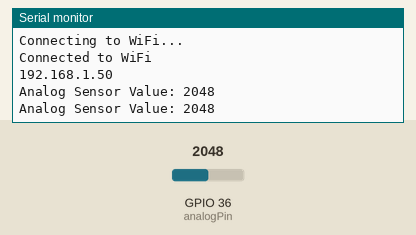
Recording of a sketch running on a simulated ESP32. Parts: the last lines printed to the serial monitor. Inputs (shaded band) come from the test bench; at power-on: GPIO 36 (analogPin) = 2048. WiFi joins after 1.5 s; servers stay silent unless stated.

Above: at 3.2 s.
3.3 s: GPIO 36 (analogPin) set to 2866
At 4.6 s:
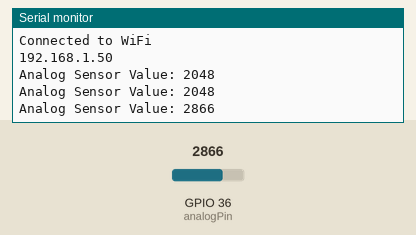
4.8 s: GPIO 36 (analogPin) set to 3603
At 5.8 s:
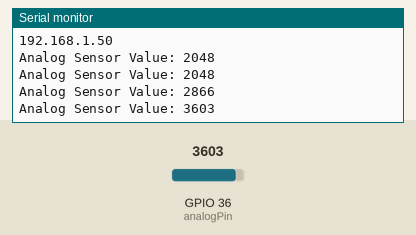
Timing chart, 0 to 7.8 s (numbered marks = the images above; inputs shaded):
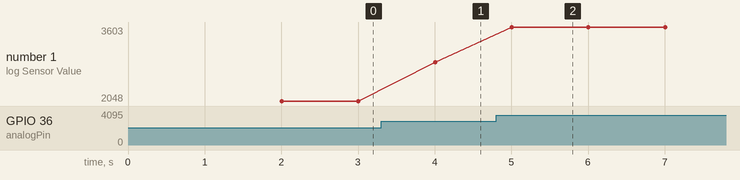

The sketch:

main.ino
```cpp
#include <WiFi.h>
#include <WebServer.h>

// Replace with your network credentials
const char* ssid = "Nader";
const char* password = "Nader2233";

WebServer server(80);

const int analogPin = 36; // D15 pin for analog reading

// HTML content
String htmlContent = R"rawliteral(
<!doctype html>
<html lang="en">
<head>
    <meta charset="UTF-8">
    <meta name="viewport"
          content="width=device-width, user-scalable=no, initial-scale=1.0, maximum-scale=1.0, minimum-scale=1.0">
    <meta http-equiv="X-UA-Compatible" content="ie=edge">
    <title>ESP32</title>
    <style>
        body {
            background-color: #1e1e1e;
            font-family: "JetBrains Mono", monospace;
            color: white;
            margin: 0;
            padding: 20px;
        }
        .container {
            display: flex;
            align-items: center;
            justify-content: center;
            margin-bottom: 20px;
        }
        .title {
            color: cornflowerblue;
            margin-right: 20px;
        }
        .Sensors {
            display: flex;
            flex-direction: column;
            align-items: center;
            margin-top: 20px;
        }
        .sensor-item {
            font-size: medium;
            border: 2px solid;
            border-radius: 8px;
            padding: 15px;
            margin: 10px 0;
            width: 300px;
            text-align: center;
            transition: transform 0.2s, box-shadow 0.2s;
        }
        .sensor-item:hover {
            transform: scale(1.05);
            box-shadow: 0 4px 12px rgba(0, 0, 0, 0.3);
        }
        .analog-sensor {
            color: #ed6464;
            background: rgba(237, 100, 100, 0.2);
            border-color: #ed6464;
        }
        .gas-sensor {
            color: #f0e68c;
            background: rgba(240, 230, 140, 0.2);
            border-color: #f0e68c;
        }
        .earthquake-sensor {
            color: #ffcc00;
            background: rgba(255, 204, 0, 0.2);
            border-color: #ffcc00;
        }
        .door-sensor {
            color: #66b3ff;
            background: rgba(102, 179, 255, 0.2);
            border-color: #66b3ff;
        }
        .input-sensor {
            background: rgba(255, 255, 255, 0.1);
            border: 2px solid #66b3ff;
            color: #fff;
            padding: 10px;
            width: 320px;
            text-align: center;
        }
        .input-sensor::placeholder {
            color: #b0c4de;
        }
        .send-button {
            background-color: cornflowerblue;
            color: white;
            border: none;
            border-radius: 5px;
            padding: 10px 15px;
            cursor: pointer;
            margin-top: 10px;
        }
        .send-button:hover {
            background-color: deepskyblue;
        }
        #Device {
            font-size: medium;
            border: 3px solid transparent;
            border-radius: 50px;
            background: linear-gradient(aliceblue, aliceblue) padding-box,
            linear-gradient(to right, cornflowerblue, deepskyblue) border-box;
            box-shadow: 0 4px 8px rgba(0, 0, 0, 0.2);
            padding: 10px 20px;
        }
        .authors {
            margin-top: 20px;
            text-align: center;
            color: #b0c4de;
        }
        .author-names {
            font-size: larger;
            color: white;
            transition: transform 0.2s, box-shadow 0.2s;
            display: inline-block;
        }
        .author-names:hover {
            transform: scale(1.05);
            box-shadow: 0 4px 12px rgba(0, 0, 0, 0.5);
        }
    </style>
</head>
<body>
<div class="container">
    <h1 class="title">Smart Home Monitor</h1>
    <h1 class="title" id="Device">Device: ESP32</h1>
</div>
<div class="Sensors">
    <h1 class="sensor-item analog-sensor" id="analogSensorReading">Analog Sensor Signal = Waiting...</h1>
    <h1 class="sensor-item gas-sensor">Gas Sensor Signal = Warning Message</h1>
    <h1 class="sensor-item earthquake-sensor">Earthquake = MpuMessage</h1>
    <h1 class="sensor-item door-sensor">Guest On The Door = UltraSonic</h1>
    <label>
        <input id="guestMessage" class="sensor-item input-sensor" type="text" placeholder="Type a Message to the Guest">
    </label>
    <button id="sendButton" class="send-button">Send Message</button>
</div>

<div class="authors">
    <h2>Authors:</h2>
    <p class="author-names">Nader || Bassem || Mahmoud</p>
</div>

<script>
    document.getElementById('sendButton').addEventListener('click', function() {
        const message = document.getElementById('guestMessage').value;
        fetch('/sendMessage', {
            method: 'POST',
            headers: {
                'Content-Type': 'application/json'
            },
            body: JSON.stringify({ message: message })
        }).then(response => {
            if (response.ok) {
                console.log('Message sent to LCD');
                document.getElementById('guestMessage').value = ''; // Clear the input
            }
        });
    });

    function updateAnalogSensorReading() {
        fetch('/analogSensor')
            .then(response => response.json())
            .then(data => {
                document.getElementById('analogSensorReading').innerText = 'Analog Sensor Signal = ' + data.value;
            });
    }

    setInterval(updateAnalogSensorReading, 1000); // Update every second
</script>
</body>
</html>
)rawliteral";

int readAnalogSensor() {
    return analogRead(analogPin);
}

void setup() {
    Serial.begin(115200);
    pinMode(36,  INPUT);
    // Connect to Wi-Fi
    WiFi.begin(ssid, password);
    while (WiFi.status() != WL_CONNECTED) {
        delay(1000);
        Serial.println("Connecting to WiFi...");
    }
    Serial.println("Connected to WiFi");
    Serial.println(WiFi.localIP());

    // Serve the HTML page
    server.on("/", HTTP_GET, []() {
        server.send(200, "text/html", htmlContent);
    });

    // Endpoint to get the analog sensor reading
    server.on("/analogSensor", HTTP_GET, []() {
        int analogValue = readAnalogSensor();
        String json = "{\"value\": " + String(analogValue) + "}";
        server.send(200, "application/json", json);
    });

    // Start the server
    server.begin();
}

void loop() {
    server.handleClient(); // Handle incoming clients

    // Read and print analog value to Serial Monitor
    int analogValue = readAnalogSensor();
    Serial.print("Analog Sensor Value: ");
    Serial.println(analogValue);

    delay(1000); // Delay for 1 second between readings
}
```

Measured:
- after the input at 3.3 s, the serial monitor: prints a new line after 0.70 s (image 1)
- after the input at 4.8 s, the serial monitor: prints a new line after 0.21 s (image 2)
- plotted number 1: 2048 → 2866 after the input at 3.3 s, 2866 → 3603 after the input at 4.8 s
